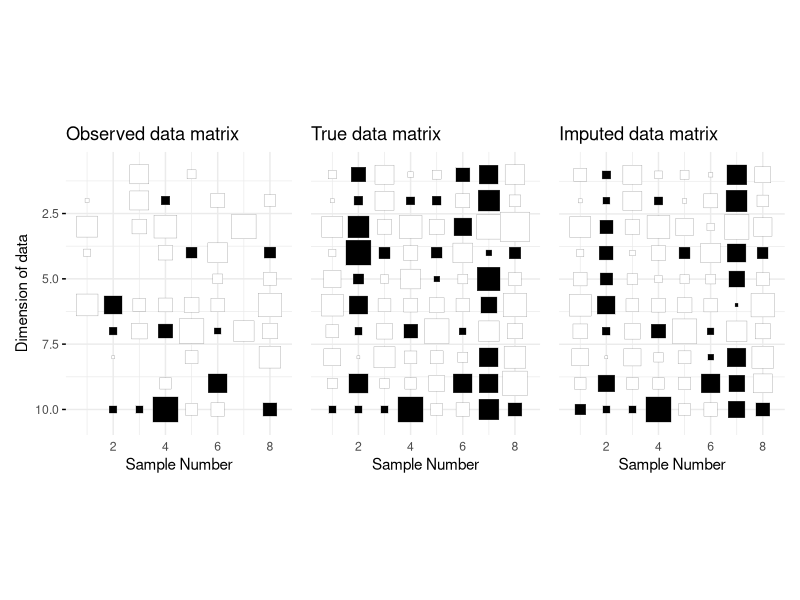

Reproduce this figure in R.
library(mvtnorm)
library(tidyverse)
library(patchwork)

gauss_impute_r <- function(mu, Sigma, X) {

  X_imp <- X
  n <- nrow(X)
  d <- ncol(X)

  for (i in 1:n) {

    x <- X[i, ]

    hidden <- which(is.na(x))
    visible <- which(!is.na(x))

    if (length(hidden) == 0) next

    x_v <- x[visible]

    mu_v <- mu[visible]
    mu_h <- mu[hidden]

    Sigma_vv <- Sigma[visible, visible, drop = FALSE]
    Sigma_hv <- Sigma[hidden, visible, drop = FALSE]

    # conditional mean
    mu_cond <- mu_h +
      Sigma_hv %*% solve(Sigma_vv) %*% (x_v - mu_v)

    X_imp[i, hidden] <- as.vector(mu_cond)
  }

  X_imp
}

# -----------------------
# Hinton plot
# -----------------------
plot_hinton_data_r <-
  function(data,
           title,
           show_y = TRUE,
           max_weight = 7) {

    df <- as_tibble(data) |>
      mutate(row = row_number()) |>
      pivot_longer(
        -row,
        names_to = "col",
        values_to = "value"
      ) |>
      mutate(
        col = as.numeric(gsub("V", "", col)),
        size = sqrt(abs(value) / max_weight),
        fill = ifelse(value > 0, "white", "black")
      )

    ggplot(df, aes(x = col, y = row)) +
      geom_tile(
        aes(
          width = size,
          height = size,
          fill = fill
        ),
        color = "grey50"
      ) +
      scale_fill_identity() +
      scale_y_reverse() +
      coord_fixed() +
      labs(
        title = title,
        x = "Sample Number",
        y = if (show_y) "Dimension of data" else NULL
      ) +
      theme_minimal() +
      theme(
        axis.text.y = if (show_y) element_text() else element_blank(),
        axis.ticks.y = if (show_y) element_line() else element_blank()
      )
  }

# -----------------------
# Data generation + imputation
# -----------------------
gen_imputer_data_r <-
  function(data_dim = 8,
           sample_size = 10,
           threshold_missing = 0.5) {

    mean <- rnorm(data_dim)

    # random SPD covariance
    A <- matrix(
      rnorm(data_dim^2),
      data_dim,
      data_dim
    )
    cov <- t(A) %*% A

    # sample true data
    x_true <- mvtnorm::rmvnorm(
      sample_size,
      mean = mean,
      sigma = cov
    )

    # missing mask
    missing_idx <- matrix(
      runif(sample_size * data_dim) < threshold_missing,
      nrow = sample_size,
      ncol = data_dim
    )

    x_observed <- x_true
    x_observed[missing_idx] <- NA

    x_imputed <- gauss_impute_r(mean, cov, x_observed)

    # replace NA with 0 for plotting
    x_observed0 <- x_observed
    x_observed0[is.na(x_observed0)] <- 0

    p1 <- plot_hinton_data_r(x_observed0, "Observed data matrix", TRUE)
    p2 <- plot_hinton_data_r(x_true, "True data matrix", FALSE)
    p3 <- plot_hinton_data_r(x_imputed, "Imputed data matrix", FALSE)

    p1 + p2 + p3
  }

# -----------------------
# Run
# -----------------------
gen_imputer_data_r()
